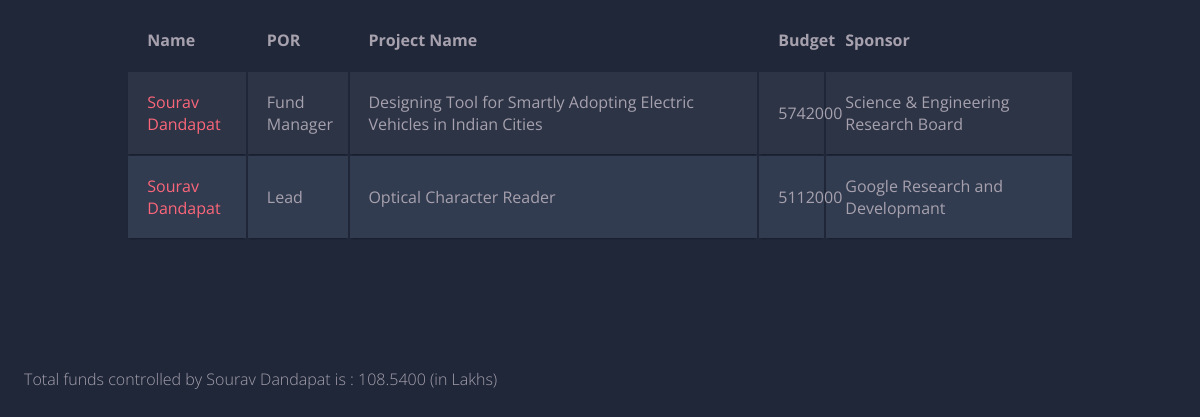
Page /p4.php?fid=3 on the committed database.
### tables this page shows
CREATE TABLE `works` (
  `pid` int(11) NOT NULL,
  `fid` int(11) NOT NULL,
  `role` varchar(30) DEFAULT NULL
);

CREATE TABLE `faculty` (
  `fid` int(11) NOT NULL,
  `fname` varchar(40) DEFAULT NULL,
  `dept` varchar(40) DEFAULT NULL,
  `doj` date DEFAULT NULL,
  `website` varchar(100) DEFAULT NULL
);

CREATE TABLE `project` (
  `pid` int(11) NOT NULL,
  `pname` varchar(100) DEFAULT NULL,
  `budget` int(11) DEFAULT NULL,
  `sponsor` varchar(100) DEFAULT NULL
);

### www/p4.php (the view, shortened to what this page needs)
<html>
	<head>
	<link rel="stylesheet" href="phpcss.css">
</head>
<?php
$fid = $_GET['fid'];
$con = mysqli_connect("db","user","test","myDb");
$sql = "SELECT faculty.fname, works.role, project.pname, project.budget, project.sponsor from faculty, works, project where faculty.fid = works.fid and project.pid = works.pid and faculty.fid = '$fid';";
$result = $con->query($sql);
if($result)
{
	echo "<table class = \"container\">";
	echo "<tr> <th> Name </th> <th> POR </th> <th> Project Name </th> <th> Budget </th><th> Sponsor </th></tr>";
	while($row = $result->fetch_assoc())
	{
		echo "<tr>";
		printf("<td> %s </td> <td> %s </td> <td> %s </td> <td> %s </td> <td> %s </td>",$row["fname"], $row['role'],$row['pname'], $row['budget'], $row['sponsor']);
		echo "</tr>";
	}
	echo "</table>";
}
$sql = "SELECT faculty.fname, sum(project.budget)/100000 as money from faculty, works, project where faculty.fid = works.fid and project.pid = works.pid and faculty.fid = '$fid';";
$result = $con->query($sql);
if($result)
{
	while($row = $result->fetch_assoc())
	{
		printf("&emsp;Total funds controlled by %s is : %s (in Lakhs)",$row['fname'], $row['money']);
	}
}
?>
</html>

### www/phpcss.css (style rules this page uses)
.container td { font-weight: normal; font-size: 1em; -webkit-box-shadow: 0 2px 2px -2px #0E1119; -moz-box-shadow: 0 2px 2px -2px #0E1119; box-shadow: 0 2px 2px -2px #0E1119; }
.container { text-align: left; overflow: hidden; width: 80%; margin: 0 auto; display: table; padding: 0 0 8em 0; }
.container td, .container th { padding-bottom: 2%; padding-top: 2%; padding-left:2%; }
.container tr:nth-child(odd) { background-color: #323C50; }
.container tr:nth-child(even) { background-color: #2C3446; }
.container th { background-color: #1F2739; }
.container td:first-child { color: #FB667A; }

### rows in the picture
works: fid.fname "Sourav Dandapat", role "Fund Manager", pid.pname "Designing Tool for Smartly Adopting Electric Vehicles in Indian Cities", pid.budget "5742000", pid.sponsor "Science & Engineering Research Board"
works: fid.fname "Sourav Dandapat", role "Lead", pid.pname "Optical Character Reader", pid.budget "5112000", pid.sponsor "Google Research and Developmant"
faculty: fname "Sourav Dandapat", money "108.5400"
